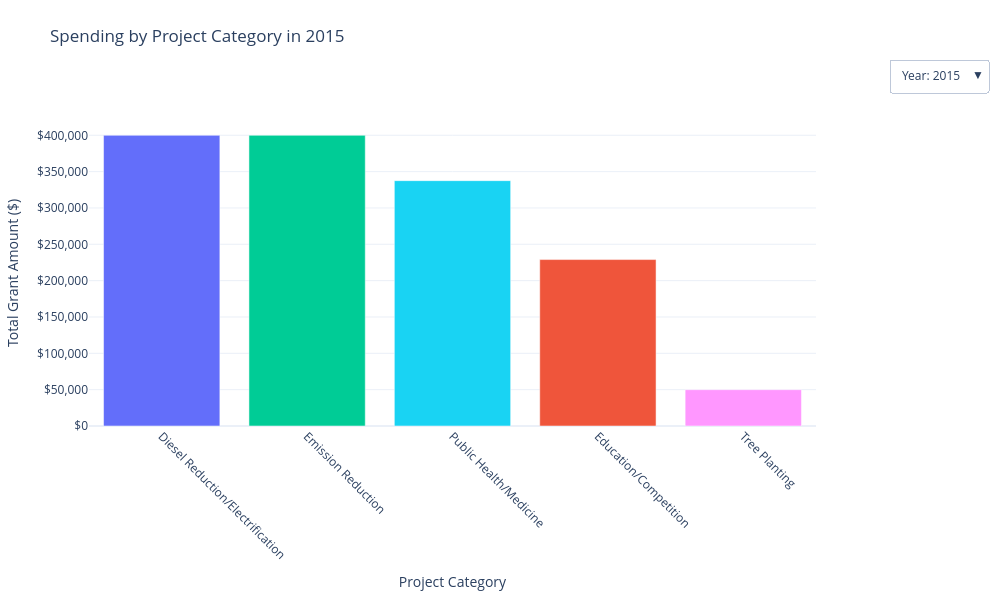

The notebook cell saved with this chart:
### Code cell
# TRANSFORM DATA: Handle both Category 1 and Category 2
# We stack them to ensure a project with two categories appears in both
df1 = df[['Year', 'Grant Amount', 'Project Category 1']].rename(columns={'Project Category 1': 'Category'})
df2 = df[['Year', 'Grant Amount', 'Project Category 2']].rename(columns={'Project Category 2': 'Category'})
df_combined = pd.concat([df1, df2]).dropna(subset=['Category'])

# GROUP DATA: Sum spending by Year and Category
df_grouped = df_combined.groupby(['Year', 'Category'])['Grant Amount'].sum().reset_index()

# Get the list of all years and categories
all_years = sorted(df_grouped['Year'].unique())
all_cats = sorted(df_grouped['Category'].unique())

colors_palette = px.colors.qualitative.Plotly + px.colors.qualitative.Safe
category_colors = {cat: colors_palette[i % len(colors_palette)] for i, cat in enumerate(all_cats)}

# CREATE THE FIGURE
fig = go.Figure()

# Add a separate Bar trace for each year
for year in all_years:
    # Filter for the year
    year_data = df_grouped[df_grouped['Year'] == year].copy()
    
    # --- KEY CHANGE: Remove categories with 0 or No spending in this specific year ---
    year_data = year_data[year_data['Grant Amount'] > 0]
    
    # Sort by amount descending to make the bar chart look neat
    year_data = year_data.sort_values(by='Grant Amount', ascending=False)

    # Generate colors based on the categories actually present this year
    current_bar_colors = [category_colors[cat] for cat in year_data['Category']]
    fig.add_trace(
        go.Bar(
            x=year_data['Category'],
            y=year_data['Grant Amount'],
            name=str(year),
            visible=(year == all_years[0]), # Show first year by default
            marker_color=current_bar_colors, # Assign the list of colors
            hovertemplate="Category: %{x}<br>Total: %{y:$,.0f}<extra></extra>"
        )
    )
# CREATE DROPDOWN BUTTONS
dropdown_buttons = []

for i, year in enumerate(all_years):
    # Only show the trace corresponding to the selected year
    visibility = [False] * len(all_years)
    visibility[i] = True

    dropdown_buttons.append(dict(
        label=f"Year: {year}",
        method="update",
        args=[{"visible": visibility},
            {"title": f"Spending by Project Category in {year}"}]
    ))

# UPDATE LAYOUT
fig.update_layout(
updatemenus=[dict(
        active=0,
        buttons=dropdown_buttons,
        direction="down",
        x=1.1,
        xanchor="left",
        y=1.2,
        yanchor="top",
        showactive=True
    )],
    xaxis=dict(title="Project Category", tickangle=45),
    yaxis=dict(title="Total Grant Amount ($)", tickprefix="$", tickformat=","),
    title={
        'text': f"Spending by Project Category in {all_years[0]}",
        'x': 0.05,
        'xanchor': 'left',
        'y': 0.95
        },
    template="plotly_white",
    height=600,
    width=1000,
    margin=dict(t=120) # Space for the dropdown and title
)

fig.show()

# Export for Wix/Web embedding
html_snippet = fig.to_html(full_html=False, include_plotlyjs='cdn')
print(html_snippet)

### Figure 1 — Plotly figure (JSON) as saved in the notebook; plotly's stock layout.template omitted (floating-point values rounded to 4 significant figures)
{"data": [{"hovertemplate": "Category: %{x}<br>Total: %{y:$,.0f}<extra></extra>", "marker": {"color": ["#636EFA", "#00CC96", "#19D3F3", "#EF553B", "#FF97FF"]}, "name": "2015", "type": "bar", "visible": true, "x": ["Diesel Reduction/Electrification", "Emission Reduction", "Public Health/Medicine", "Education/Competition", "Tree Planting"], "y": [400000, 400000, 337600, 229000, 50000]}, {"hovertemplate": "Category: %{x}<br>Total: %{y:$,.0f}<extra></extra>", "marker": {"color": ["#FF6692", "#AB63FA", "#00CC96", "#EF553B", "#FFA15A", "#636EFA"]}, "name": "2016", "type": "bar", "visible": false, "x": ["Research", "Operational Funding", "Emission Reduction", "Education/Competition", "Public Communication", "Diesel Reduction/Electrification"], "y": [717246, 450000, 230000, 82000, 75900, 24000]}, {"hovertemplate": "Category: %{x}<br>Total: %{y:$,.0f}<extra></extra>", "marker": {"color": ["#EF553B"]}, "name": "2017", "type": "bar", "visible": false, "x": ["Education/Competition"], "y": [72500]}, {"hovertemplate": "Category: %{x}<br>Total: %{y:$,.0f}<extra></extra>", "marker": {"color": ["#AB63FA", "#00CC96", "#FFA15A", "#B6E880"]}, "name": "2018", "type": "bar", "visible": false, "x": ["Operational Funding", "Emission Reduction", "Public Communication", "Software"], "y": [1854962, 300000, 300000, 45000]}, {"hovertemplate": "Category: %{x}<br>Total: %{y:$,.0f}<extra></extra>", "marker": {"color": ["#00CC96", "#19D3F3", "#AB63FA", "#FF97FF", "#FFA15A"]}, "name": "2019", "type": "bar", "visible": false, "x": ["Emission Reduction", "Public Health/Medicine", "Operational Funding", "Tree Planting", "Public Communication"], "y": [777100, 300000, 159765, 90000, 15000]}, {"hovertemplate": "Category: %{x}<br>Total: %{y:$,.0f}<extra></extra>", "marker": {"color": ["#AB63FA", "#B6E880", "#FF97FF", "#FF6692", "#EF553B", "#FFA15A", "#636EFA"]}, "name": "2020", "type": "bar", "visible": false, "x": ["Operational Funding", "Software", "Tree Planting", "Research", "Education/Competition", "Public Communication", "Diesel Reduction/Electrification"], "y": [3206101, 758725, 355555, 340554, 131495, 75000, 25000]}, {"hovertemplate": "Category: %{x}<br>Total: %{y:$,.0f}<extra></extra>", "marker": {"color": ["#AB63FA", "#FFA15A", "#FF6692"]}, "name": "2021", "type": "bar", "visible": false, "x": ["Operational Funding", "Public Communication", "Research"], "y": [578684, 400000, 79897]}, {"hovertemplate": "Category: %{x}<br>Total: %{y:$,.0f}<extra></extra>", "marker": {"color": ["#AB63FA", "#FF6692"]}, "name": "2022", "type": "bar", "visible": false, "x": ["Operational Funding", "Research"], "y": [539125, 30000]}, {"hovertemplate": "Category: %{x}<br>Total: %{y:$,.0f}<extra></extra>", "marker": {"color": ["#636EFA", "#FF97FF", "#EF553B"]}, "name": "2023", "type": "bar", "visible": false, "x": ["Diesel Reduction/Electrification", "Tree Planting", "Education/Competition"], "y": [2198339, 92000, 9000]}, {"hovertemplate": "Category: %{x}<br>Total: %{y:$,.0f}<extra></extra>", "marker": {"color": ["#00CC96", "#636EFA", "#FF97FF"]}, "name": "2024", "type": "bar", "visible": false, "x": ["Emission Reduction", "Diesel Reduction/Electrification", "Tree Planting"], "y": [2497450, 1105061, 592000]}], "layout": {"height": 600, "margin": {"t": 120}, "title": {"text": "Spending by Project Category in 2015", "x": 0.05, "xanchor": "left", "y": 0.95}, "updatemenus": [{"active": 0, "buttons": [{"args": [{"visible": [true, false, false, false, false, false, false, false, false, false]}, {"title": "Spending by Project Category in 2015"}], "label": "Year: 2015", "method": "update"}, {"args": [{"visible": [false, true, false, false, false, false, false, false, false, false]}, {"title": "Spending by Project Category in 2016"}], "label": "Year: 2016", "method": "update"}, {"args": [{"visible": [false, false, true, false, false, false, false, false, false, false]}, {"title": "Spending by Project Category in 2017"}], "label": "Year: 2017", "method": "update"}, {"args": [{"visible": [false, false, false, true, false, false, false, false, false, false]}, {"title": "Spending by Project Category in 2018"}], "label": "Year: 2018", "method": "update"}, {"args": [{"visible": [false, false, false, false, true, false, false, false, false, false]}, {"title": "Spending by Project Category in 2019"}], "label": "Year: 2019", "method": "update"}, {"args": [{"visible": [false, false, false, false, false, true, false, false, false, false]}, {"title": "Spending by Project Category in 2020"}], "label": "Year: 2020", "method": "update"}, {"args": [{"visible": [false, false, false, false, false, false, true, false, false, false]}, {"title": "Spending by Project Category in 2021"}], "label": "Year: 2021", "method": "update"}, {"args": [{"visible": [false, false, false, false, false, false, false, true, false, false]}, {"title": "Spending by Project Category in 2022"}], "label": "Year: 2022", "method": "update"}, {"args": [{"visible": [false, false, false, false, false, false, false, false, true, false]}, {"title": "Spending by Project Category in 2023"}], "label": "Year: 2023", "method": "update"}, {"args": [{"visible": [false, false, false, false, false, false, false, false, false, true]}, {"title": "Spending by Project Category in 2024"}], "label": "Year: 2024", "method": "update"}], "direction": "down", "showactive": true, "x": 1.1, "xanchor": "left", "y": 1.2, "yanchor": "top"}], "width": 1000, "xaxis": {"tickangle": 45, "title": {"text": "Project Category"}}, "yaxis": {"tickformat": ",", "tickprefix": "$", "title": {"text": "Total Grant Amount ($)"}}}}
